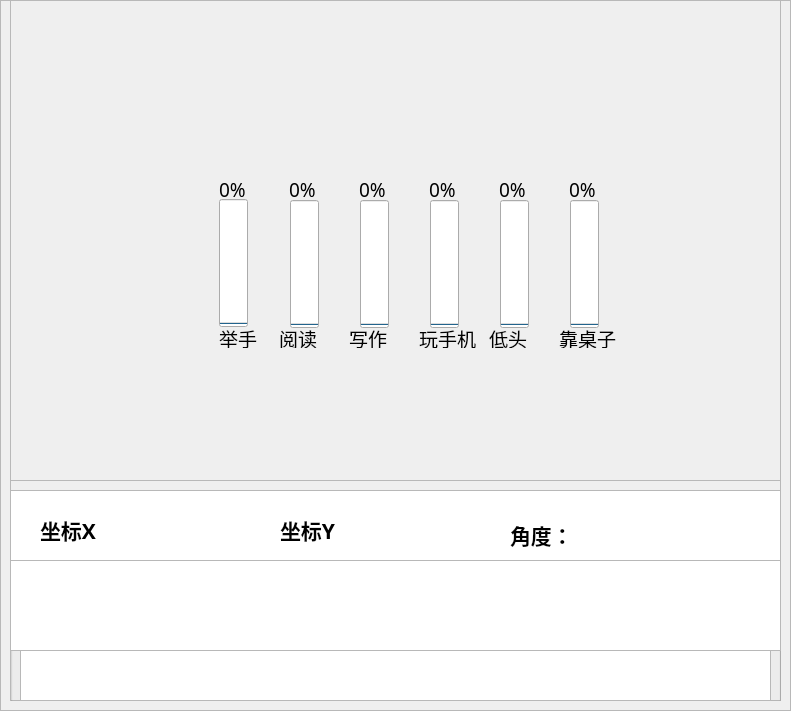
   <widget class="QFrame" name="frame">
    <property name="geometry">
     <rect>
      <x>10</x>
      <y>100</y>
      <width>791</width>
      <height>711</height>
     </rect>
    </property>
    <property name="frameShape">
     <enum>QFrame::StyledPanel</enum>
    </property>
    <property name="frameShadow">
     <enum>QFrame::Raised</enum>
    </property>
    <widget class="QFrame" name="frame_2">
     <property name="geometry">
      <rect>
       <x>10</x>
       <y>0</y>
       <width>771</width>
       <height>481</height>
      </rect>
     </property>
     <property name="frameShape">
      <enum>QFrame::StyledPanel</enum>
     </property>
     <property name="frameShadow">
      <enum>QFrame::Raised</enum>
     </property>
     <widget class="QLabel" name="label_show">
      <property name="geometry">
       <rect>
        <x>0</x>
        <y>0</y>
        <width>770</width>
        <height>480</height>
       </rect>
      </property>
      <property name="minimumSize">
       <size>
        <width>770</width>
        <height>480</height>
       </size>
      </property>
      <property name="maximumSize">
       <size>
        <width>770</width>
        <height>480</height>
       </size>
      </property>
      <property name="styleSheet">
       <string notr="true">border-image: url(:/icons/ui_imgs/11.png);</string>
      </property>
      <property name="text">
       <string/>
      </property>
     </widget>
     <widget class="QProgressBar" name="progressBar_4">
      <property name="geometry">
       <rect>
        <x>420</x>
        <y>200</y>
        <width>29</width>
        <height>128</height>
       </rect>
      </property>
      <property name="value">
       <number>0</number>
      </property>
      <property name="orientation">
       <enum>Qt::Vertical</enum>
      </property>
     </widget>
     <widget class="QProgressBar" name="progressBar_6">
      <property name="geometry">
       <rect>
        <x>560</x>
        <y>200</y>
        <width>29</width>
        <height>128</height>
       </rect>
      </property>
      <property name="value">
       <number>0</number>
      </property>
      <property name="orientation">
       <enum>Qt::Vertical</enum>
      </property>
     </widget>
     <widget class="QLabel" name="label_15">
      <property name="geometry">
       <rect>
        <x>269</x>
        <y>329</y>
        <width>40</width>
        <height>19</height>
       </rect>
      </property>
      <property name="font">
       <font>
        <family>楷体</family>
        <pointsize>14</pointsize>
       </font>
      </property>
      <property name="text">
       <string>阅读</string>
      </property>
     </widget>
     <widget class="QLabel" name="label_17">
      <property name="geometry">
       <rect>
        <x>409</x>
        <y>329</y>
        <width>60</width>
        <height>19</height>
       </rect>
      </property>
      <property name="font">
       <font>
        <family>楷体</family>
        <pointsize>14</pointsize>
       </font>
      </property>
      <property name="text">
       <string>玩手机</string>
      </property>
     </widget>
     <widget class="QLabel" name="label_23">
      <property name="geometry">
       <rect>
        <x>419</x>
        <y>169</y>
        <width>61</width>
        <height>41</height>
       </rect>
      </property>
      <property name="font">
       <font>
        <family>楷体</family>
        <pointsize>14</pointsize>
       </font>
      </property>
      <property name="text">
       <string>0%</string>
      </property>
     </widget>
     <widget class="QLabel" name="label_14">
      <property name="geometry">
       <rect>
        <x>209</x>
        <y>329</y>
        <width>40</width>
        <height>19</height>
       </rect>
      </property>
      <property name="font">
       <font>
        <family>楷体</family>
        <pointsize>14</pointsize>
       </font>
      </property>
      <property name="text">
       <string>举手</string>
      </property>
     </widget>
     <widget class="QLabel" name="label_19">
      <property name="geometry">
       <rect>
        <x>549</x>
        <y>329</y>
        <width>60</width>
        <height>19</height>
       </rect>
      </property>
      <property name="font">
       <font>
        <family>楷体</family>
        <pointsize>14</pointsize>
       </font>
      </property>
      <property name="text">
       <string>靠桌子</string>
      </property>
     </widget>
     <widget class="QProgressBar" name="progressBar_5">
      <property name="geometry">
       <rect>
        <x>490</x>
        <y>200</y>
        <width>29</width>
        <height>128</height>
       </rect>
      </property>
      <property name="value">
       <number>0</number>
      </property>
      <property name="alignment">
       <set>Qt::AlignLeading|Qt::AlignLeft|Qt::AlignVCenter</set>
      </property>
      <property name="orientation">
       <enum>Qt::Vertical</enum>
      </property>
     </widget>
     <widget class="QLabel" name="label_25">
      <property name="geometry">
       <rect>
        <x>559</x>
        <y>169</y>
        <width>61</width>
        <height>41</height>
       </rect>
      </property>
      <property name="font">
       <font>
        <family>楷体</family>
        <pointsize>14</pointsize>
       </font>
      </property>
      <property name="text">
       <string>0%</string>
      </property>
     </widget>
     <widget class="QLabel" name="label_24">
      <property name="geometry">
       <rect>
        <x>489</x>
        <y>169</y>
        <width>61</width>
        <height>41</height>
       </rect>
      </property>
      <property name="font">
       <font>
        <family>楷体</family>
        <pointsize>14</pointsize>
       </font>
      </property>
      <property name="text">
       <string>0%</string>
      </property>
     </widget>
     <widget class="QProgressBar" name="progressBar_2">
      <property name="geometry">
       <rect>
        <x>280</x>
        <y>200</y>
        <width>29</width>
        <height>128</height>
       </rect>
      </property>
      <property name="value">
       <number>0</number>
      </property>
      <property name="orientation">
       <enum>Qt::Vertical</enum>
      </property>
     </widget>
     <widget class="QLabel" name="label_21">
      <property name="geometry">
       <rect>
        <x>279</x>
        <y>169</y>
        <width>61</width>
        <height>41</height>
       </rect>
      </property>
      <property name="font">
       <font>
        <family>楷体</family>
        <pointsize>14</pointsize>
       </font>
      </property>
      <property name="text">
       <string>0%</string>
      </property>
     </widget>
     <widget class="QLabel" name="label_20">
      <property name="geometry">
       <rect>
        <x>209</x>
        <y>169</y>
        <width>61</width>
        <height>41</height>
       </rect>
      </property>
      <property name="font">
       <font>
        <family>楷体</family>
        <pointsize>14</pointsize>
       </font>
      </property>
      <property name="text">
       <string>0%</string>
      </property>
     </widget>
     <widget class="QProgressBar" name="progressBar_3">
      <property name="geometry">
       <rect>
        <x>350</x>
        <y>200</y>
        <width>29</width>
        <height>128</height>
       </rect>
      </property>
      <property name="value">
       <number>0</number>
      </property>
      <property name="orientation">
       <enum>Qt::Vertical</enum>
      </property>
     </widget>
     <widget class="QLabel" name="label_16">
      <property name="geometry">
       <rect>
        <x>339</x>
        <y>329</y>
        <width>40</width>
        <height>19</height>
       </rect>
      </property>
      <property name="font">
       <font>
        <family>楷体</family>
        <pointsize>14</pointsize>
       </font>
      </property>
      <property name="text">
       <string>写作</string>
      </property>
     </widget>
     <widget class="QLabel" name="label_18">
      <property name="geometry">
       <rect>
        <x>479</x>
        <y>329</y>
        <width>40</width>
        <height>19</height>
       </rect>
      </property>
      <property name="font">
       <font>
        <family>楷体</family>
        <pointsize>14</pointsize>
       </font>
      </property>
      <property name="text">
       <string>低头</string>
      </property>
     </widget>
     <widget class="QLabel" name="label_22">
      <property name="geometry">
       <rect>
        <x>349</x>
        <y>169</y>
        <width>61</width>
        <height>41</height>
       </rect>
      </property>
      <property name="font">
       <font>
        <family>楷体</family>
        <pointsize>14</pointsize>
       </font>
      </property>
      <property name="text">
       <string>0%</string>
      </property>
     </widget>
     <widget class="QProgressBar" name="progressBar">
      <property name="geometry">
       <rect>
        <x>209</x>
        <y>199</y>
        <width>29</width>
        <height>128</height>
       </rect>
      </property>
      <property name="layoutDirection">
       <enum>Qt::RightToLeft</enum>
      </property>
      <property name="value">
       <number>0</number>
      </property>
      <property name="alignment">
       <set>Qt::AlignLeading|Qt::AlignLeft|Qt::AlignVCenter</set>
      </property>
      <property name="orientation">
       <enum>Qt::Vertical</enum>
      </property>
     </widget>
     <zorder>progressBar</zorder>
     <zorder>label_22</zorder>
     <zorder>label_18</zorder>
     <zorder>label_16</zorder>
     <zorder>progressBar_4</zorder>
     <zorder>progressBar_3</zorder>
     <zorder>label_20</zorder>
     <zorder>label_21</zorder>
     <zorder>progressBar_2</zorder>
     <zorder>label_24</zorder>
     <zorder>label_25</zorder>
     <zorder>progressBar_5</zorder>
     <zorder>label_19</zorder>
     <zorder>label_14</zorder>
     <zorder>label_23</zorder>
     <zorder>label_17</zorder>
     <zorder>label_15</zorder>
     <zorder>progressBar_6</zorder>
     <zorder>label_show</zorder>
    </widget>
    <widget class="QFrame" name="frame_3">
     <property name="geometry">
      <rect>
       <x>10</x>
       <y>480</y>
       <width>771</width>
       <height>221</height>
      </rect>
     </property>
     <property name="frameShape">
      <enum>QFrame::StyledPanel</enum>
     </property>
     <property name="frameShadow">
      <enum>QFrame::Raised</enum>
     </property>
     <widget class="QGroupBox" name="groupBox_3">
      <property name="geometry">
       <rect>
        <x>0</x>
        <y>10</y>
        <width>771</width>
        <height>221</height>
       </rect>
      </property>
      <property name="font">
       <font>
        <family>华文楷体</family>
        <pointsize>16</pointsize>
       </font>
      </property>
      <property name="title">
       <string>检测结果与位置信息</string>
      </property>
      <widget class="QTableWidget" name="tableWidget">
       <property name="geometry">
        <rect>
         <x>10</x>
         <y>30</y>
         <width>751</width>
         <height>181</height>
        </rect>
       </property>
       <property name="font">
        <font>
         <family>华文楷体</family>
         <pointsize>14</pointsize>
        </font>
       </property>
       <column>
        <property name="text">
         <string>序号</string>
        </property>
       </column>
       <column>
        <property name="text">
         <string>文件路径</string>
        </property>
       </column>
       <column>
        <property name="text">
         <string>类别</string>
        </property>
       </column>
       <column>
        <property name="text">
         <string>置信度</string>
        </property>
       </column>
       <column>
        <property name="text">
         <string>坐标位置</string>
        </property>
       </column>
      </widget>
      <widget class="QGroupBox" name="groupBox_4">
       <property name="geometry">
        <rect>
         <x>200</x>
         <y>100</y>
         <width>431</width>
         <height>81</height>
        </rect>
       </property>
       <property name="font">
        <font>
         <family>华文楷体</family>
         <pointsize>16</pointsize>
        </font>
       </property>
       <property name="title">
        <string>操作</string>
       </property>
       <widget class="QPushButton" name="SaveBtn">
        <property name="geometry">
         <rect>
          <x>30</x>
          <y>20</y>
          <width>151</width>
          <height>51</height>
         </rect>
        </property>
        <property name="text">
         <string>保存</string>
        </property>
        <property name="icon">
         <iconset resource="ui_sources.qrc">
          <normaloff>:/icons/ui_imgs/icons/保存.png</normaloff>:/icons/ui_imgs/icons/保存.png</iconset>
        </property>
        <property name="iconSize">
         <size>
          <width>30</width>
          <height>30</height>
         </size>
        </property>
       </widget>
       <widget class="QPushButton" name="ExitBtn">
        <property name="geometry">
         <rect>
          <x>250</x>
          <y>20</y>
          <width>151</width>
          <height>51</height>
         </rect>
        </property>
        <property name="text">
         <string>退出</string>
        </property>
        <property name="icon">
         <iconset resource="ui_sources.qrc">
          <normaloff>:/icons/ui_imgs/icons/退出.png</normaloff>:/icons/ui_imgs/icons/退出.png</iconset>
        </property>
        <property name="iconSize">
         <size>
          <width>30</width>
          <height>30</height>
         </size>
        </property>
       </widget>
      </widget>
      <widget class="QListView" name="listView_2">
       <property name="geometry">
        <rect>
         <x>0</x>
         <y>0</y>
         <width>771</width>
         <height>161</height>
        </rect>
       </property>
      </widget>
      <widget class="QWidget" name="layoutWidget_4">
       <property name="geometry">
        <rect>
         <x>30</x>
         <y>20</y>
         <width>191</width>
         <height>41</height>
        </rect>
       </property>
       <layout class="QHBoxLayout" name="horizontalLayout_10">
        <item>
         <widget class="QLabel" name="label_X">
          <property name="maximumSize">
           <size>
            <width>60</width>
            <height>16777215</height>
           </size>
          </property>
          <property name="text">
           <string>&lt;html&gt;&lt;head/&gt;&lt;body&gt;&lt;p&gt;&lt;span style=&quot; font-weight:600;&quot;&gt;坐标X：&lt;/span&gt;&lt;/p&gt;&lt;/body&gt;&lt;/html&gt;</string>
          </property>
         </widget>
        </item>
        <item>
         <widget class="QLabel" name="weizhi_X">
          <property name="palette">
           <palette>
            <active>
             <colorrole role="WindowText">
              <brush brushstyle="SolidPattern">
               <color alpha="255">
                <red>255</red>
                <green>0</green>
                <blue>0</blue>
               </color>
              </brush>
             </colorrole>
            </active>
            <inactive>
             <colorrole role="WindowText">
              <brush brushstyle="SolidPattern">
               <color alpha="255">
                <red>255</red>
                <green>0</green>
                <blue>0</blue>
               </color>
              </brush>
             </colorrole>
            </inactive>
            <disabled>
             <colorrole role="WindowText">
              <brush brushstyle="SolidPattern">
               <color alpha="255">
                <red>120</red>
                <green>120</green>
                <blue>120</blue>
               </color>
              </brush>
             </colorrole>
            </disabled>
           </palette>
          </property>
          <property name="font">
           <font>
            <family>Arial</family>
            <pointsize>16</pointsize>
            <weight>75</weight>
            <bold>true</bold>
           </font>
          </property>
          <property name="text">
           <string/>
          </property>
         </widget>
        </item>
       </layout>
      </widget>
      <widget class="QWidget" name="layoutWidget_5">
       <property name="geometry">
        <rect>
         <x>270</x>
         <y>20</y>
         <width>191</width>
         <height>41</height>
        </rect>
       </property>
       <layout class="QHBoxLayout" name="horizontalLayout_11">
        <item>
         <widget class="QLabel" name="label_Y">
          <property name="maximumSize">
           <size>
            <width>60</width>
            <height>16777215</height>
           </size>
          </property>
          <property name="text">
           <string>&lt;html&gt;&lt;head/&gt;&lt;body&gt;&lt;p&gt;&lt;span style=&quot; font-weight:600;&quot;&gt;坐标Y：&lt;/span&gt;&lt;/p&gt;&lt;/body&gt;&lt;/html&gt;</string>
          </property>
         </widget>
        </item>
        <item>
         <widget class="QLabel" name="weizhi_Y">
          <property name="palette">
           <palette>
            <active>
             <colorrole role="WindowText">
              <brush brushstyle="SolidPattern">
               <color alpha="255">
                <red>255</red>
                <green>0</green>
                <blue>0</blue>
               </color>
              </brush>
             </colorrole>
            </active>
            <inactive>
             <colorrole role="WindowText">
              <brush brushstyle="SolidPattern">
               <color alpha="255">
                <red>255</red>
                <green>0</green>
                <blue>0</blue>
               </color>
              </brush>
             </colorrole>
            </inactive>
            <disabled>
             <colorrole role="WindowText">
              <brush brushstyle="SolidPattern">
               <color alpha="255">
                <red>120</red>
                <green>120</green>
                <blue>120</blue>
               </color>
              </brush>
             </colorrole>
            </disabled>
           </palette>
          </property>
          <property name="font">
           <font>
            <family>Arial</family>
            <pointsize>16</pointsize>
            <weight>75</weight>
            <bold>true</bold>
           </font>
          </property>
          <property name="text">
           <string/>
          </property>
         </widget>
        </item>
       </layout>
      </widget>
      <widget class="QWidget" name="layoutWidget_7">
       <property name="geometry">
        <rect>
         <x>30</x>
         <y>90</y>
         <width>191</width>
         <height>41</height>
        </rect>
       </property>
       <layout class="QHBoxLayout" name="horizontalLayout_14">
        <item>
         <widget class="QLabel" name="label_32">
          <property name="maximumSize">
           <size>
            <width>60</width>
            <height>16777215</height>
           </size>
          </property>
          <property name="text">
           <string>&lt;html&gt;&lt;head/&gt;&lt;body&gt;&lt;p&gt;&lt;span style=&quot; font-weight:600;&quot;&gt;角度X：&lt;/span&gt;&lt;/p&gt;&lt;/body&gt;&lt;/html&gt;</string>
          </property>
         </widget>
        </item>
        <item>
         <widget class="QLabel" name="weizhi_A_x">
          <property name="palette">
           <palette>
            <active>
             <colorrole role="WindowText">
              <brush brushstyle="SolidPattern">
               <color alpha="255">
                <red>255</red>
                <green>0</green>
                <blue>0</blue>
               </color>
              </brush>
             </colorrole>
            </active>
            <inactive>
             <colorrole role="WindowText">
              <brush brushstyle="SolidPattern">
               <color alpha="255">
                <red>255</red>
                <green>0</green>
                <blue>0</blue>
               </color>
              </brush>
             </colorrole>
            </inactive>
            <disabled>
             <colorrole role="WindowText">
              <brush brushstyle="SolidPattern">
               <color alpha="255">
                <red>120</red>
                <green>120</green>
                <blue>120</blue>
               </color>
              </brush>
             </colorrole>
            </disabled>
           </palette>
          </property>
          <property name="font">
           <font>
            <family>Arial</family>
            <pointsize>16</pointsize>
            <weight>75</weight>
            <bold>true</bold>
           </font>
          </property>
          <property name="text">
           <string/>
          </property>
         </widget>
        </item>
       </layout>
      </widget>
      <widget class="QWidget" name="layoutWidget_8">
       <property name="geometry">
        <rect>
         <x>270</x>
         <y>90</y>
         <width>191</width>
         <height>63</height>
        </rect>
       </property>
       <layout class="QHBoxLayout" name="horizontalLayout_16">
        <item>
         <widget class="QLabel" name="label_34">
          <property name="maximumSize">
           <size>
            <width>60</width>
            <height>16777215</height>
           </size>
          </property>
          <property name="text">
           <string>&lt;html&gt;&lt;head/&gt;&lt;body&gt;&lt;p&gt;&lt;span style=&quot; font-weight:600;&quot;&gt;角度Y：&lt;/span&gt;&lt;/p&gt;&lt;/body&gt;&lt;/html&gt;</string>
          </property>
         </widget>
        </item>
        <item>
         <widget class="QLabel" name="weizhi_A_y">
          <property name="palette">
           <palette>
            <active>
             <colorrole role="WindowText">
              <brush brushstyle="SolidPattern">
               <color alpha="255">
                <red>255</red>
                <green>0</green>
                <blue>0</blue>
               </color>
              </brush>
             </colorrole>
            </active>
            <inactive>
             <colorrole role="WindowText">
              <brush brushstyle="SolidPattern">
               <color alpha="255">
                <red>255</red>
                <green>0</green>
                <blue>0</blue>
               </color>
              </brush>
             </colorrole>
            </inactive>
            <disabled>
             <colorrole role="WindowText">
              <brush brushstyle="SolidPattern">
               <color alpha="255">
                <red>120</red>
                <green>120</green>
                <blue>120</blue>
               </color>
              </brush>
             </colorrole>
            </disabled>
           </palette>
          </property>
          <property name="font">
           <font>
            <family>Arial</family>
            <pointsize>16</pointsize>
            <weight>75</weight>
            <bold>true</bold>
           </font>
          </property>
          <property name="text">
           <string/>
          </property>
         </widget>
        </item>
       </layout>
      </widget>
      <widget class="QWidget" name="layoutWidget_9">
       <property name="geometry">
        <rect>
         <x>500</x>
         <y>20</y>
         <width>191</width>
         <height>51</height>
        </rect>
       </property>
       <layout class="QHBoxLayout" name="horizontalLayout_18">
        <item>
         <widget class="QLabel" name="label_36">
          <property name="maximumSize">
           <size>
            <width>60</width>
            <height>16777215</height>
           </size>
          </property>
          <property name="text">
           <string>&lt;html&gt;&lt;head/&gt;&lt;body&gt;&lt;p&gt;&lt;span style=&quot; font-weight:600;&quot;&gt;角度：&lt;/span&gt;&lt;/p&gt;&lt;/body&gt;&lt;/html&gt;</string>
          </property>
         </widget>
        </item>
        <item>
         <widget class="QLabel" name="weizhi_A_z">
          <property name="palette">
           <palette>
            <active>
             <colorrole role="WindowText">
              <brush brushstyle="SolidPattern">
               <color alpha="255">
                <red>255</red>
                <green>0</green>
                <blue>0</blue>
               </color>
              </brush>
             </colorrole>
            </active>
            <inactive>
             <colorrole role="WindowText">
              <brush brushstyle="SolidPattern">
               <color alpha="255">
                <red>255</red>
                <green>0</green>
                <blue>0</blue>
               </color>
              </brush>
             </colorrole>
            </inactive>
            <disabled>
             <colorrole role="WindowText">
              <brush brushstyle="SolidPattern">
               <color alpha="255">
                <red>120</red>
                <green>120</green>
                <blue>120</blue>
               </color>
              </brush>
             </colorrole>
            </disabled>
           </palette>
          </property>
          <property name="font">
           <font>
            <family>Arial</family>
            <pointsize>16</pointsize>
            <weight>75</weight>
            <bold>true</bold>
           </font>
          </property>
          <property name="text">
           <string/>
          </property>
         </widget>
        </item>
       </layout>
      </widget>
      <widget class="QListView" name="listView_3">
       <property name="geometry">
        <rect>
         <x>0</x>
         <y>70</y>
         <width>771</width>
         <height>91</height>
        </rect>
       </property>
      </widget>
      <zorder>groupBox_4</zorder>
      <zorder>tableWidget</zorder>
      <zorder>listView_2</zorder>
      <zorder>layoutWidget_4</zorder>
      <zorder>layoutWidget_5</zorder>
      <zorder>layoutWidget_7</zorder>
      <zorder>layoutWidget_8</zorder>
      <zorder>layoutWidget_9</zorder>
      <zorder>listView_3</zorder>
     </widget>
    </widget>
   </widget>
